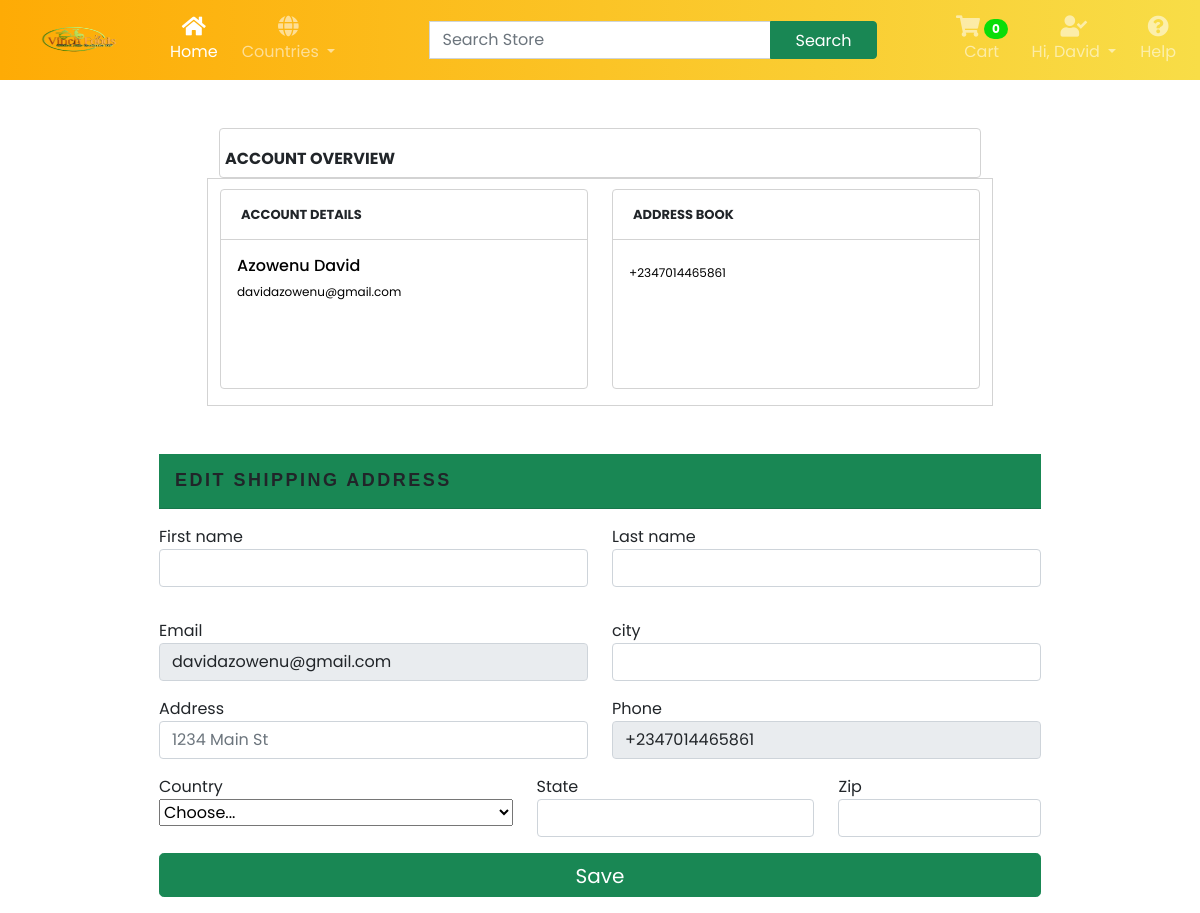
The page /account/ (signed in) on the database its author committed.
### account/models.py (models this page shows)
class NewUser(AbstractBaseUser, PermissionsMixin):
    STATUS = (
        ('M', 'M'),
        ('F', 'F'),
    )
    email = models.EmailField(_("Email Adress"), unique=True)
    first_name = models.CharField(max_length=150)
    last_name = models.CharField(max_length=150)
    middle_name = models.CharField(max_length=150)
    gender = models.CharField(max_length=10, choices=STATUS, null=True)
    phone_number = models.CharField(max_length=17, blank=True, null=True)
    joined_date = models.DateTimeField(default=timezone.now)
    is_staff = models.BooleanField(default = False)
    is_active = models.BooleanField(default=False)
    objects = CustomAccountManager()
    USERNAME_FIELD = "email"
    REQUIRED_FIELDS = ['first_name', 'last_name', 'middle_name', 'gender', 'phone_number']
    def __str__(self):
        return self.last_name

### account/views.py (the view)
# urls.py: path("account/", views.my_account, name="my_account"),
def my_account(request):
    customer = request.user.customer
    try:
        shipping = ShippingAddress.objects.get(customer=customer)
    except:
        shipping = {}
    update_shipping_address(request, shipping)
    account = NewUser.objects.get(id = request.user.id)
    return render(request, "account/my_account.html",{"account": account, "shipping": shipping})

### account/context_processors.py (called while the page is built)
def users(request):
    if request.user.is_authenticated:
        username = NewUser.objects.get(last_name=request.user)
        last_name = username.last_name
    else:
        last_name = "Account"
        pass
    return {'last_name': last_name}

### account/views.py (called while the page is built)
def update_shipping_address(request, shipping):
    if request.method == "POST":
        firstname = request.POST.get("firstname")
        lastname = request.POST.get("lastname")
        city = request.POST.get("city")
        address = request.POST.get('address')
        country = request.POST.get("country")
        state = request.POST.get("state")
        zipcode = request.POST.get("zip")
        shipping.first_name = firstname
        shipping.last_name = lastname
        shipping.city = city
        shipping.address = address
        shipping.country = country
        shipping.state = state
        shipping.zipcode = zipcode
        shipping.save()

### store/context_processors.py (called while the page is built, shortened)
def total_cart_items(request):
    if request.user.is_authenticated:
        customer = request.user.customer
        order, created = Order.objects.get_or_create(customer=customer, complete=False)
        items = order.orderitem_set.all()
        if order:
            orderitems = OrderItem.objects.filter(order=order)
            qty = sum([item.quantity for item in orderitems])
            cart_total = sum([item.get_total for item in orderitems])
        else:
            qty = 0
            cart_total = 0
    return {'qty': qty, 'cart_total': cart_total, 'items': items}

### templates/account/my_account.html (shortened to what this page needs)
{% extends 'main.html' %}
{% load static %}
{% block content %}
<div class="d-flex justify-content-center w-100 h-100 my-5">
    <div class="w-80 my-5`">
        <h3 style="font-size: 16px; border: 1px solid lightgrey; border-radius: 4px 4px; margin-bottom: 0; height: 50px; padding-top: 20px; padding-left:5px"><b>ACCOUNT OVERVIEW</b></h3>
        <div class="row w-90" style=" border: 1px solid lightgrey; padding-top: 10px;">
            <div class="col-md-6">
                <div class="card mb-3" style="width: 23rem; height: 200px; border: 1px solid lightgrey">
                    <div style="font-size: 13px; font-weight: bold; padding-left:20px; padding-top: 15px; border-bottom: 1px solid lightgrey; height: 50px;">ACCOUNT DETAILS </div>
                    <div class="card-body text-primary">
                        <h6 class="card-title" style="color: black">{{account.first_name}} {{account.last_name}}</h6>
                        <p class="card-text my-2" style="font-size: 12px; color: black;">{{account.email}}                                                                </p>
                    </div>
                </div>
            </div>
            <div class="col-md-6">
                <div class="card  mb-3" style="width: 23rem; height: 200px; border: 1px solid lightgrey">
                    <div style="font-size: 13px; font-weight: bold; padding-left:20px; padding-top: 15px; border-bottom: 1px solid lightgrey; height: 50px;">ADDRESS BOOK</div>
                    <div class="card-body text-primary">
                        <p class="card-text my-2" style="font-size: 12px; color: black;">{{account.phone_number}}</p>
                    </div>
                </div>
            </div>
        </div>
    </div>
</div>
<div class="d-flex justify-content-center w-100 my-3">
    <form action="" method="post">
        <div class="card-header py-3 bg-success">
            <h5 class="mb-0 text-font text-uppercase">Edit Shipping Address</h5>
        </div>
        <div class="row my-3">
          <div class="col-md-6 mb-3">
            <label for="firstName">First name</label>
            <input type="text" class="form-control" id="firstName" placeholder="" name="firstname" value="{{shipping.first_name}}" required>
          </div>
          <div class="col-md-6 mb-3">
            <label for="lastName">Last name</label>
            <input type="text" class="form-control" id="lastName" placeholder="" name="lastname" value="{{shipping.last_name}}" required>
          </div>
        </div>
        <div class="row">
            <div class="col-md-6 mb-3">
                <label for="email">Email</label>
                <input type="email" class="form-control" id="email" placeholder="you@example.com" name="email" value="{{account.email}}" disabled>
              </div>
            <div class="col-md-6 mb-3">
              <label for="lastName">city</label>
              <input type="text" class="form-control" id="lastName" placeholder="" name="city" value="{{shipping.city}}" required>
            </div>
        </div>
        <div class="row">
            <div class="col-md-6 mb-3">
                <label for="address">Address</label>
                <input type="text" class="form-control" id="address" placeholder="1234 Main St" name="address" value="{{shipping.address}}" required>
            </div>
            <div class="col-md-6 mb-3">
                <label for="registerRepeatPassword">Phone</label>
                <input type="tel" name="phone" id="registerRepeatPassword" value="{{account.phone_number}}" class="form-control" disabled />
            </div>
        </div>
        <div class="row">
          <div class="col-md-5 mb-3">
            <label for="country">Country</label>
            <select class="custom-select d-block w-100" id="country" name="country" required>
                <option value="">Choose...</option>
            </select>
          </div>
          <div class="col-md-4 mb-3">
            <label for="state">State</label>
            <input type="text" id="form11Example5" name="state" value="{{shipping.state}}" class="form-control" required>
          </div>
          <div class="col-md-3 mb-3">
            <label for="zip">Zip</label>
            <input type="text" class="form-control" id="zip" placeholder="" name="zip" value="{{shipping.zipcode}}" required>
          </div>
        </div>
        <button class="btn btn-success btn-lg btn-block w-100" type="submit">Save</button>
    </form>
{% endblock content%}

### templates/main.html (shortened to what this page needs)
{% load static %}
{% load humanize %}
<!DOCTYPE html>
<html lang="en">
<head>
    <link href="https://cdn.jsdelivr.net/npm/bootstrap@5.0.2/dist/css/bootstrap.min.css" rel="stylesheet">
    <link rel="stylesheet" href="https://cdnjs.cloudflare.com/ajax/libs/OwlCarousel2/2.3.4/assets/owl.carousel.min.css">
    <link rel="stylesheet" href="https://cdnjs.cloudflare.com/ajax/libs/OwlCarousel2/2.3.4/assets/owl.theme.default.min.css" />
    <link href="https://cdnjs.cloudflare.com/ajax/libs/font-awesome/5.15.4/css/all.min.css" rel="stylesheet">
    <link rel="stylesheet" href="{% static 'styles/main.css' %}">
    <link rel="stylesheet" href="{% static 'styles/store/store.css' %}">
    <link rel="stylesheet" href="{% static 'styles/store/cart.css' %}">
    <link rel="stylesheet" href="{% static 'styles/store/checkout.css' %}">
    <link rel="stylesheet" href="{% static 'styles/store/productview.css' %}">
</head>
<body>
<nav class="navbar navbar-expand-lg navbar-dark gradient-custom">
    <div class="container-fluid">
      <a class="navbar-brand" href="#"><img id="logoimg" src="{% static 'images/vinchlogo.png' %}" alt=""></a>
      <div class="collapse navbar-collapse" id="navbarSupportedContent">
        <ul class="navbar-nav me-auto d-flex flex-row mt-3 mt-lg-0">
          <li class="nav-item text-center mx-2 mx-lg-1">
            <a class="nav-link active" aria-current="page" href="{% url 'store:home' %}">
              <div>
                <i class="fas fa-home fa-lg mb-1"></i>
              </div>
              Home
            </a>
          </li>
          <li class="nav-item dropdown text-center mx-2 mx-lg-1">
            <a class="nav-link dropdown-toggle" href="#" id="navbarDropdown" role="button" data-bs-toggle="dropdown" aria-haspopup="true" aria-expanded="false">
              <div>
                <i id='icon' class="fas fa-globe fa-lg mb-1"></i>
              </div>
              Countries
            </a>
          </li>
        </ul>
        <form class="d-flex input-group w-auto ms-lg-3 my-3 my-lg-0">
            <input type="search" class="form-control" placeholder="Search Store" aria-label="Search" />
            <button class="btn btn-outline-white btn-success" type="button" data-mdb-ripple-color="dark">
              Search
            </button>
          </form>
        <ul class="navbar-nav ms-auto d-flex flex-row mt-3 mt-lg-0">
          <li class="nav-item text-center mx-2 mx-lg-1">
            <a class="nav-link" href="{% url 'store:cart' %}">
              <div>
                <i id='icon' class="fa fa-shopping-cart fa-lg mb-1"></i>
                <span class="badge rounded-pill badge-notification cart-qty" id="badge">{{qty}}</span>
              </div>
              Cart
            </a>
          </li>
          {% if user.is_authenticated %}
            <li class="nav-item dropdown text-center mx-2 mx-lg-1">
              <a class="nav-link dropdown-toggle" href="#" id="navbarDropdown" role="button" data-bs-toggle="dropdown" aria-expanded="false">
                <div>
                  <i id='icon' class="fa fa-user-check fa-lg mb-1"></i>
                 </div>
                 Hi, {{last_name}}
              </a>
            </li>
          {% endif %}
          <li class="nav-item text-center mx-2 mx-lg-1">
            <a class="nav-link" href="{% url 'store:cart' %}">
              <div>
                <i id='icon' class="fa fa-question-circle fa-lg mb-1"></i>
              </div>
              Help
            </a>
          </li>
        </ul>
      </div>
    </div>
</nav>
    <div class="w-100 ">
      {% block content %}{% endblock content %}
</body>
</html>

### static/styles/main.css (style rules this page uses)
.btn { padding: .45rem 1.5rem .35rem; }
#logoimg { width: 130px; height: 50px; }
#badge { background: #0add08; }
.gradient-custom { background: orange; background: -webkit-linear-gradient(to right, rgb(254, 171, 5), rgb(248, 221, 71)); background: linear-gradient(to right, rgb(254, 171, 5), rgb(248, 221, 71)) }
::placeholder { color: white; opacity: 1; }

### static/styles/store/store.css (style rules this page uses)
* { font-family: 'Poppins', sans-serif; }

### static/styles/store/checkout.css (style rules this page uses)
.text-font { font-family: futura-pt,Tahoma,Geneva,Verdana,Arial,sans-serif; font-weight: 700; letter-spacing: .156rem; font-size: 1.125rem; }

### static/styles/store/productview.css (style rules this page uses)
.card-title { margin-bottom: 0; }

### rows shown on the page
NewUser: last_name "David", first_name "Azowenu", email "davidazowenu@gmail.com", phone_number "+2347014465861", phone "+2347014465861"

### other values the page prints
{{ qty }} "0"
